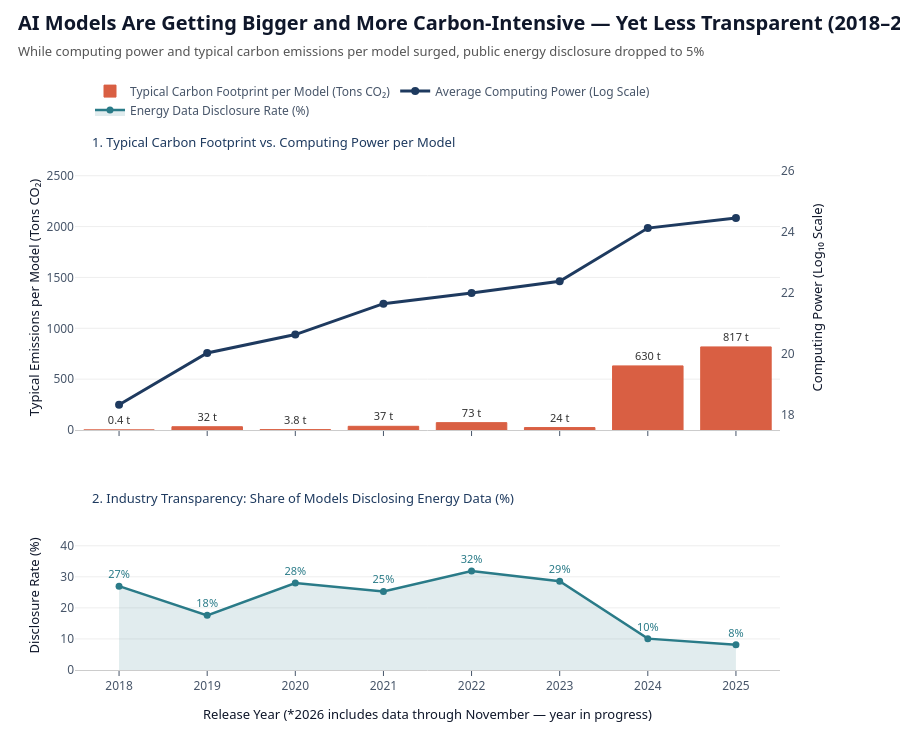

The notebook cell this image was saved under:
### Markdown cell above
### 2. Scaling Laws & The Transparency Gap (2018–2026 YTD)

### Code cell
# Prepare clean annual metrics (2018-2026)
df_trend = (
    df_master[df_master["publication_year"] >= 2018]
    .groupby("publication_year", as_index=False)
    .agg(
        total_models=("model_id", "count"),
        disclosed_models=("facility_total_energy_mwh", "count"),
        avg_log10_flop=("log10_flop", "mean"),
        median_co2_tons=("pue_adjusted_co2_tons", "median"),
    )
    .sort_values("publication_year")
)

df_trend["transparency_pct"] = (
    (df_trend["disclosed_models"] / df_trend["total_models"]) * 100.0
).round(1)

df_trend["year_label"] = df_trend["publication_year"].apply(
    lambda y: f"{int(y)}*" if int(y) == 2026 else str(int(y))
)

# Executive color palette: Navy Blue (Compute), Coral/Terracotta (Carbon), Slate Teal (Transparency)
NAVY = "#1E3A5F"
CORAL = "#D95F43"
CORAL_LIGHT = "rgba(217, 95, 67, 0.45)"
TEAL = "#2A7B88"
TEAL_FILL = "rgba(42, 123, 136, 0.14)"

bar_colors = [
    CORAL_LIGHT if int(y) == 2026 else CORAL
    for y in df_trend["publication_year"]
]

fig1 = make_subplots(
    rows=2,
    cols=1,
    shared_xaxes=True,
    vertical_spacing=0.18,
    row_heights=[0.64, 0.36],
    specs=[[{"secondary_y": True}], [{"secondary_y": False}]],
    subplot_titles=(
        "1. Typical Carbon Footprint vs. Computing Power per Model",
        "2. Industry Transparency: Share of Models Disclosing Energy Data (%)",
    ),
)

# Top Panel - Bars: Median CO2 per model
fig1.add_trace(
    go.Bar(
        x=df_trend["year_label"],
        y=df_trend["median_co2_tons"],
        name="Typical Carbon Footprint per Model (Tons CO₂)",
        marker=dict(color=bar_colors, line=dict(color=CORAL, width=1)),
        text=df_trend["median_co2_tons"].apply(
            lambda v: f"{v:,.0f} t" if v >= 10 else f"{v:.1f} t"
        ),
        textposition="outside",
        cliponaxis=False,
        textfont=dict(size=11, color="#333333"),
        hovertemplate=(
            "<b>Year: %{x}</b><br>"
            "Typical emissions per model: %{y:,.1f} tons of CO₂<extra></extra>"
        ),
    ),
    row=1,
    col=1,
    secondary_y=False,
)

# Top Panel - Line: Compute Scale
fig1.add_trace(
    go.Scatter(
        x=df_trend["year_label"],
        y=df_trend["avg_log10_flop"],
        name="Average Computing Power (Log Scale)",
        mode="lines+markers",
        line=dict(color=NAVY, width=3),
        marker=dict(size=8, color=NAVY),
        hovertemplate=(
            "<b>Year: %{x}</b><br>"
            "Average computing power: 10<sup>%{y:.1f}</sup> operations<extra></extra>"
        ),
    ),
    row=1,
    col=1,
    secondary_y=True,
)

# Bottom Panel - Area/Line: Transparency Rate (%)
fig1.add_trace(
    go.Scatter(
        x=df_trend["year_label"],
        y=df_trend["transparency_pct"],
        name="Energy Data Disclosure Rate (%)",
        mode="lines+markers+text",
        fill="tozeroy",
        fillcolor=TEAL_FILL,
        line=dict(color=TEAL, width=2.5),
        marker=dict(size=7, color=TEAL),
        text=df_trend["transparency_pct"].apply(lambda p: f"{p:.0f}%"),
        textposition="top center",
        cliponaxis=False,
        textfont=dict(size=11, color=TEAL),
        customdata=np.stack(
            [df_trend["disclosed_models"], df_trend["total_models"]], axis=-1
        ),
        hovertemplate=(
            "<b>Year: %{x}</b><br>"
            "Models with public energy data: %{y:.1f}% (%{customdata[0]} of %{customdata[1]} models)<extra></extra>"
        ),
    ),
    row=2,
    col=1,
)

fig1.update_layout(
    title=dict(
        text=(
            "<b>AI Models Are Getting Bigger and More Carbon-Intensive — Yet Less Transparent (2018–2026)</b><br>"
            "<span style='font-size:13px; color:#555555;'>"
            "While computing power and typical carbon emissions per model surged, public energy disclosure dropped to 5%"
            "</span>"
        ),
        x=0.02,
        xanchor="left",
        y=0.96,
        yanchor="top",
    ),
    font=dict(family="Segoe UI, Arial, sans-serif", size=12, color="#2C3E50"),
    plot_bgcolor="white",
    paper_bgcolor="white",
    legend=dict(
        orientation="h",
        yanchor="bottom",
        y=1.08,
        xanchor="left",
        x=0.02,
        bgcolor="rgba(255,255,255,0.9)",
    ),
    height=750,
    margin=dict(t=165, b=80, l=75, r=75),
)

# Clean subtle gridlines
fig1.update_xaxes(showgrid=False, linecolor="#CCCCCC")
fig1.update_yaxes(
    title_text="Typical Emissions per Model (Tons CO₂)",
    range=[0, df_trend["median_co2_tons"].max() * 1.32],
    gridcolor="#EEEEEE",
    row=1,
    col=1,
    secondary_y=False,
)
fig1.update_yaxes(
    title_text="Computing Power (Log₁₀ Scale)",
    range=[17.5, 26.2],
    showgrid=False,
    row=1,
    col=1,
    secondary_y=True,
)
fig1.update_yaxes(
    title_text="Disclosure Rate (%)",
    range=[0, 48],
    gridcolor="#EEEEEE",
    row=2,
    col=1,
)
fig1.update_xaxes(
    title_text="Release Year (*2026 includes data through November — year in progress)",
    row=2,
    col=1,
)

# Position subplot titles cleanly above each panel without overlapping legends or bars
for annotation in fig1["layout"]["annotations"]:
    annotation["font"] = dict(size=13, color="#1E3A5F")
    annotation["x"] = 0.02
    annotation["xanchor"] = "left"
    annotation["yshift"] = 12

fig1.show()
save_chart(fig1, 'chart1_scaling_transparency.png', height=750)

### Figure 1 — Plotly figure (JSON) as saved in the notebook; plotly's stock layout.template omitted (floating-point values rounded to 4 significant figures)
{"data": [{"cliponaxis": false, "hovertemplate": "<b>Year: %{x}</b><br>Typical emissions per model: %{y:,.1f} tons of CO₂<extra></extra>", "marker": {"color": ["#D95F43", "#D95F43", "#D95F43", "#D95F43", "#D95F43", "#D95F43", "#D95F43", "#D95F43", "rgba(217, 95, 67, 0.45)"], "line": {"color": "#D95F43", "width": 1}}, "name": "Typical Carbon Footprint per Model (Tons CO₂)", "text": ["0.4 t", "32 t", "3.8 t", "37 t", "73 t", "24 t", "630 t", "817 t", "1,974 t"], "textfont": {"color": "#333333", "size": 11}, "textposition": "outside", "type": "bar", "x": ["2018", "2019", "2020", "2021", "2022", "2023", "2024", "2025", "2026*"], "xaxis": "x", "y": [0.355, 32.39, 3.805, 36.63, 72.55, 24.16, 630.4, 817.2, 1974.0], "yaxis": "y"}, {"hovertemplate": "<b>Year: %{x}</b><br>Average computing power: 10<sup>%{y:.1f}</sup> operations<extra></extra>", "line": {"color": "#1E3A5F", "width": 3}, "marker": {"color": "#1E3A5F", "size": 8}, "mode": "lines+markers", "name": "Average Computing Power (Log Scale)", "type": "scatter", "x": ["2018", "2019", "2020", "2021", "2022", "2023", "2024", "2025", "2026*"], "xaxis": "x", "y": [18.33, 20.03, 20.63, 21.65, 22.0, 22.38, 24.13, 24.46, 24.65], "yaxis": "y2"}, {"cliponaxis": false, "customdata": [[10, 37], [12, 68], [14, 50], [20, 79], [29, 91], [34, 119], [10, 99], [9, 111], [5, 103]], "fill": "tozeroy", "fillcolor": "rgba(42, 123, 136, 0.14)", "hovertemplate": "<b>Year: %{x}</b><br>Models with public energy data: %{y:.1f}% (%{customdata[0]} of %{customdata[1]} models)<extra></extra>", "line": {"color": "#2A7B88", "width": 2.5}, "marker": {"color": "#2A7B88", "size": 7}, "mode": "lines+markers+text", "name": "Energy Data Disclosure Rate (%)", "text": ["27%", "18%", "28%", "25%", "32%", "29%", "10%", "8%", "5%"], "textfont": {"color": "#2A7B88", "size": 11}, "textposition": "top center", "type": "scatter", "x": ["2018", "2019", "2020", "2021", "2022", "2023", "2024", "2025", "2026*"], "xaxis": "x2", "y": [27.0, 17.6, 28.0, 25.3, 31.9, 28.6, 10.1, 8.1, 4.9], "yaxis": "y3"}], "layout": {"annotations": [{"font": {"color": "#1E3A5F", "size": 13}, "showarrow": false, "text": "1. Typical Carbon Footprint vs. Computing Power per Model", "x": 0.02, "xanchor": "left", "xref": "paper", "y": 1.0, "yanchor": "bottom", "yref": "paper", "yshift": 12}, {"font": {"color": "#1E3A5F", "size": 13}, "showarrow": false, "text": "2. Industry Transparency: Share of Models Disclosing Energy Data (%)", "x": 0.02, "xanchor": "left", "xref": "paper", "y": 0.2952, "yanchor": "bottom", "yref": "paper", "yshift": 12}], "font": {"color": "#2C3E50", "family": "Segoe UI, Arial, sans-serif", "size": 12}, "height": 750, "legend": {"bgcolor": "rgba(255,255,255,0.9)", "orientation": "h", "x": 0.02, "xanchor": "left", "y": 1.08, "yanchor": "bottom"}, "margin": {"b": 80, "l": 75, "r": 75, "t": 165}, "paper_bgcolor": "white", "plot_bgcolor": "white", "title": {"text": "<b>AI Models Are Getting Bigger and More Carbon-Intensive — Yet Less Transparent (2018–2026)</b><br><span style='font-size:13px; color:#555555;'>While computing power and typical carbon emissions per model surged, public energy disclosure dropped to 5%</span>", "x": 0.02, "xanchor": "left", "y": 0.96, "yanchor": "top"}, "xaxis": {"anchor": "y", "domain": [0.0, 0.94], "linecolor": "#CCCCCC", "matches": "x2", "showgrid": false, "showticklabels": false}, "xaxis2": {"anchor": "y3", "domain": [0.0, 0.94], "linecolor": "#CCCCCC", "showgrid": false, "title": {"text": "Release Year (*2026 includes data through November — year in progress)"}}, "yaxis": {"anchor": "x", "domain": [0.4752, 1.0], "gridcolor": "#EEEEEE", "range": [0, 2606.0], "title": {"text": "Typical Emissions per Model (Tons CO₂)"}}, "yaxis2": {"anchor": "x", "overlaying": "y", "range": [17.5, 26.2], "showgrid": false, "side": "right", "title": {"text": "Computing Power (Log₁₀ Scale)"}}, "yaxis3": {"anchor": "x2", "domain": [0.0, 0.2952], "gridcolor": "#EEEEEE", "range": [0, 48], "title": {"text": "Disclosure Rate (%)"}}}}
